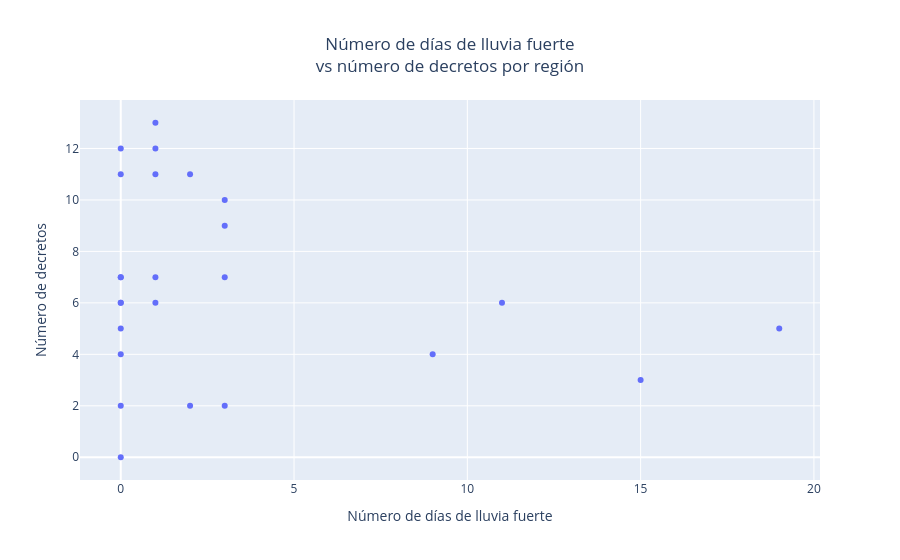

Write notebook code for a chart like this one.
### Markdown cell above
No parece haber relación entre el número de decretos y la cantidad total de lluvia.

### Code cell
dispersion_2 = px.scatter(
    data,
    x = "dias_lluvia_fuerte",
    y = "decretos",
    hover_name = "departamento",
    title = "Número de días de lluvia fuerte<br>vs número de decretos por región",
    labels = {
        "decretos" : "Número de decretos",
        "dias_lluvia_fuerte" : "Número de días de lluvia fuerte"
    }
)

# Centrar el título
dispersion_2.update_layout(title_x=0.5, title_xanchor="center")

dispersion_2

### Figure 1 — Plotly figure (JSON) as saved in the notebook; plotly's stock layout.template omitted (floating-point values rounded to 4 significant figures)
{"data": [{"hovertemplate": "<b>%{hovertext}</b><br><br>Número de días de lluvia fuerte=%{x}<br>Número de decretos=%{y}<extra></extra>", "hovertext": ["Amazonas", "Áncash", "Apurímac", "Arequipa", "Ayacucho", "Cajamarca", "Callao", "Cusco", "Huancavelica", "Huánuco", "Ica", "Junín", "La Libertad", "Lambayeque", "Lima", "Loreto", "Madre de Dios", "Moquegua", "Pasco", "Piura", "Puno", "San Martín", "Tacna", "Tumbes", "Ucayali"], "legendgroup": "", "marker": {"color": "#636efa", "symbol": "circle"}, "mode": "markers", "name": "", "orientation": "v", "showlegend": false, "type": "scatter", "x": [0, 3, 2, 1, 1, 0, 0, 0, 1, 3, 0, 11, 0, 0, 0, 19, 15, 0, 1, 2, 1, 3, 0, 3, 9], "xaxis": "x", "y": [6, 10, 11, 13, 12, 6, 0, 12, 11, 9, 7, 6, 5, 2, 11, 5, 3, 7, 6, 2, 7, 7, 4, 2, 4], "yaxis": "y"}], "layout": {"legend": {"tracegroupgap": 0}, "title": {"text": "Número de días de lluvia fuerte<br>vs número de decretos por región", "x": 0.5, "xanchor": "center"}, "xaxis": {"anchor": "y", "domain": [0, 1], "title": {"text": "Número de días de lluvia fuerte"}}, "yaxis": {"anchor": "x", "domain": [0, 1], "title": {"text": "Número de decretos"}}}}
